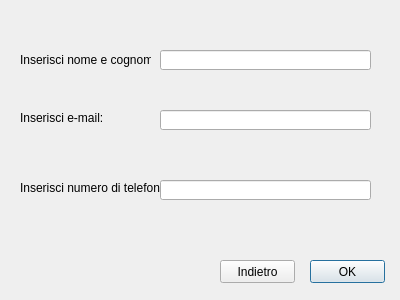
<?xml version="1.0" encoding="UTF-8"?>
<ui version="4.0">
 <class>Dialog</class>
 <widget class="QDialog" name="Dialog">
  <property name="geometry">
   <rect>
    <x>0</x>
    <y>0</y>
    <width>400</width>
    <height>300</height>
   </rect>
  </property>
  <property name="windowTitle">
   <string>Modifica Cliente</string>
  </property>
  <widget class="QLineEdit" name="lineEdit">
   <property name="geometry">
    <rect>
     <x>160</x>
     <y>50</y>
     <width>211</width>
     <height>20</height>
    </rect>
   </property>
  </widget>
  <widget class="QLabel" name="label">
   <property name="geometry">
    <rect>
     <x>20</x>
     <y>50</y>
     <width>131</width>
     <height>20</height>
    </rect>
   </property>
   <property name="text">
    <string>Inserisci nome e cognome:</string>
   </property>
  </widget>
  <widget class="QLabel" name="label_2">
   <property name="geometry">
    <rect>
     <x>20</x>
     <y>110</y>
     <width>101</width>
     <height>16</height>
    </rect>
   </property>
   <property name="text">
    <string>Inserisci e-mail:</string>
   </property>
  </widget>
  <widget class="QLineEdit" name="lineEdit_2">
   <property name="geometry">
    <rect>
     <x>160</x>
     <y>110</y>
     <width>211</width>
     <height>20</height>
    </rect>
   </property>
  </widget>
  <widget class="QLabel" name="label_3">
   <property name="geometry">
    <rect>
     <x>20</x>
     <y>180</y>
     <width>141</width>
     <height>16</height>
    </rect>
   </property>
   <property name="text">
    <string>Inserisci numero di telefono:</string>
   </property>
  </widget>
  <widget class="QLineEdit" name="lineEdit_3">
   <property name="geometry">
    <rect>
     <x>160</x>
     <y>180</y>
     <width>211</width>
     <height>20</height>
    </rect>
   </property>
  </widget>
  <widget class="QPushButton" name="pushButton">
   <property name="geometry">
    <rect>
     <x>310</x>
     <y>260</y>
     <width>75</width>
     <height>23</height>
    </rect>
   </property>
   <property name="text">
    <string>OK</string>
   </property>
  </widget>
  <widget class="QPushButton" name="pushButton_2">
   <property name="geometry">
    <rect>
     <x>220</x>
     <y>260</y>
     <width>75</width>
     <height>23</height>
    </rect>
   </property>
   <property name="text">
    <string>Indietro</string>
   </property>
  </widget>
 </widget>
 <resources/>
 <connections/>
</ui>
